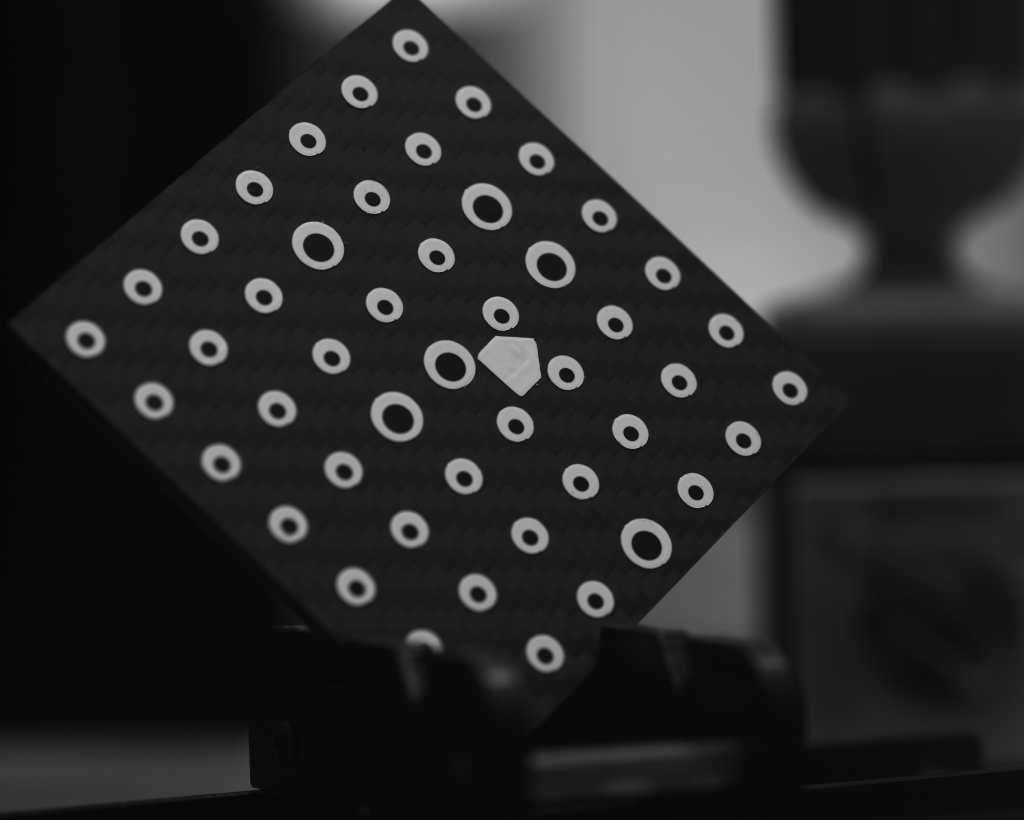
#> input picture data/calibrate/imgs/leftcamera/Cam2_1.jpg, 5120 x 4096 px (shown at 1/5 size); its folder holds 4 pictures in this run
$ jupyter execute --allow-errors calibration_sift.ipynb
#> lines starting #> are read from the running program, lines starting #| are printed output that depends on the picture
[cell 1]
import cv2
import numpy as np
import os

# Путь к изображениям
LEFT_PATH = '../data/calibrate/imgs/leftcamera'
RIGHT_PATH = '../data/calibrate/imgs/rightcamera'

# Чтение изображений
left_images = [cv2.imread(os.path.join(LEFT_PATH, fname)) for fname in os.listdir(LEFT_PATH)]
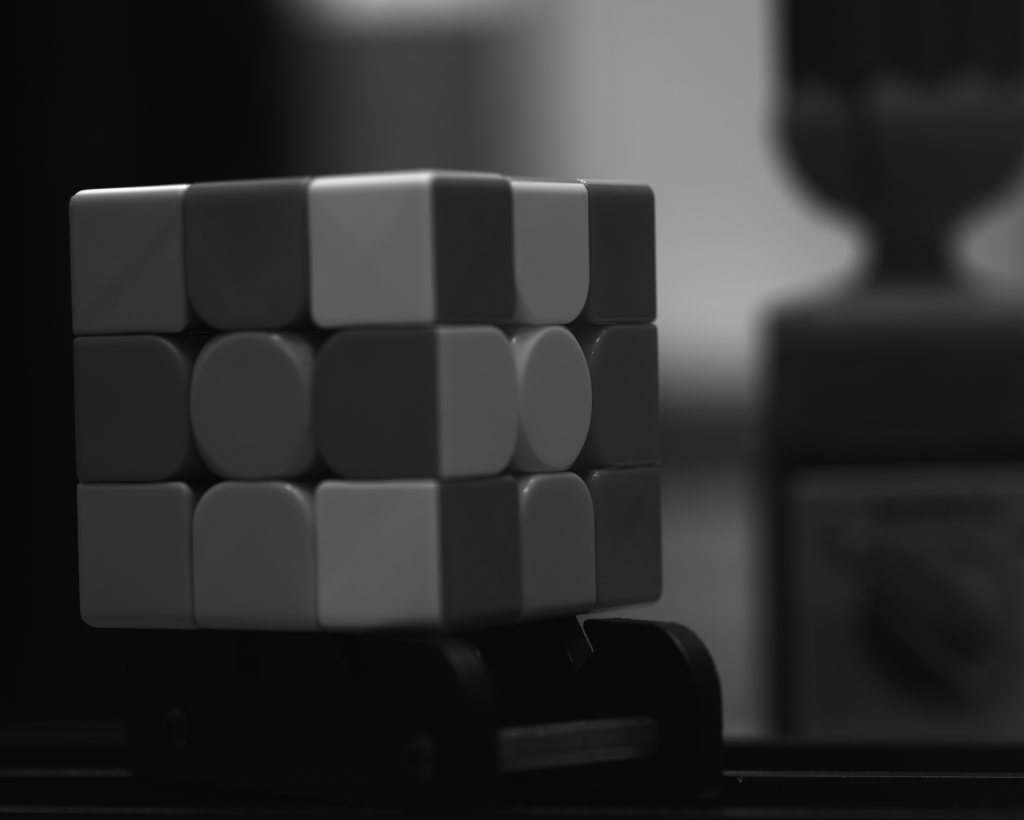
#> input picture data/calibrate/imgs/leftcamera/Cam2_11.jpg, 5120 x 4096 px (shown at 1/5 size)
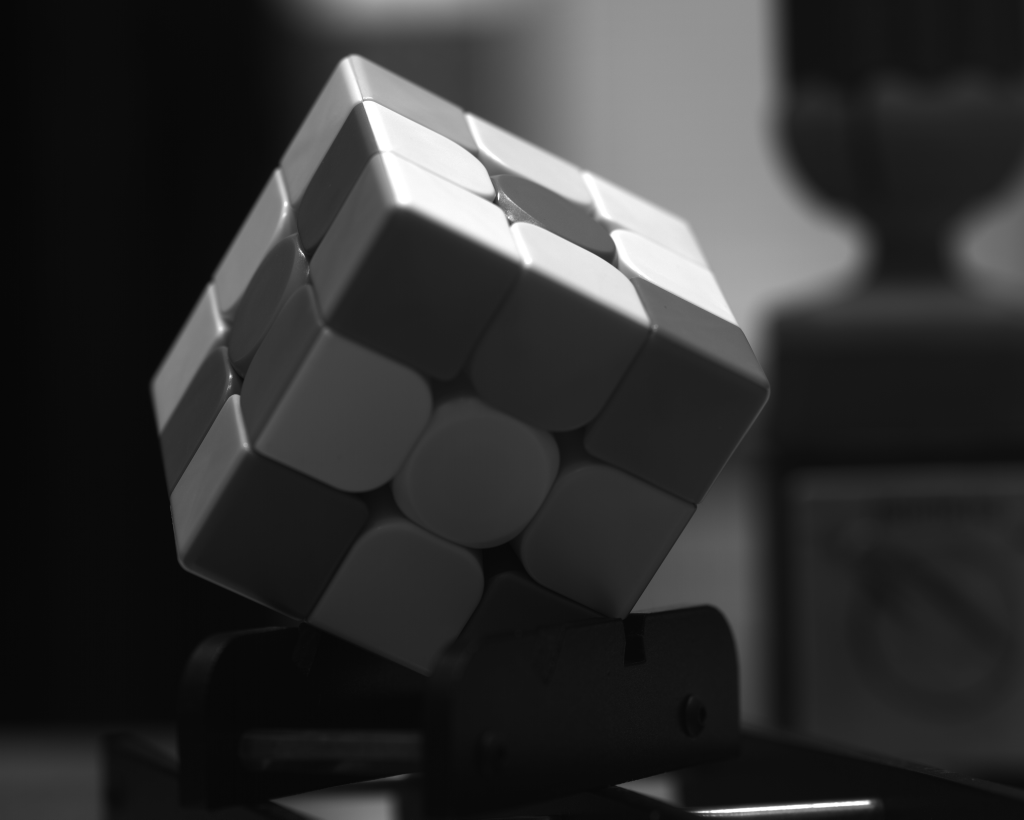
#> input picture data/calibrate/imgs/leftcamera/Cam2_12.jpg, 5120 x 4096 px (shown at 1/5 size)
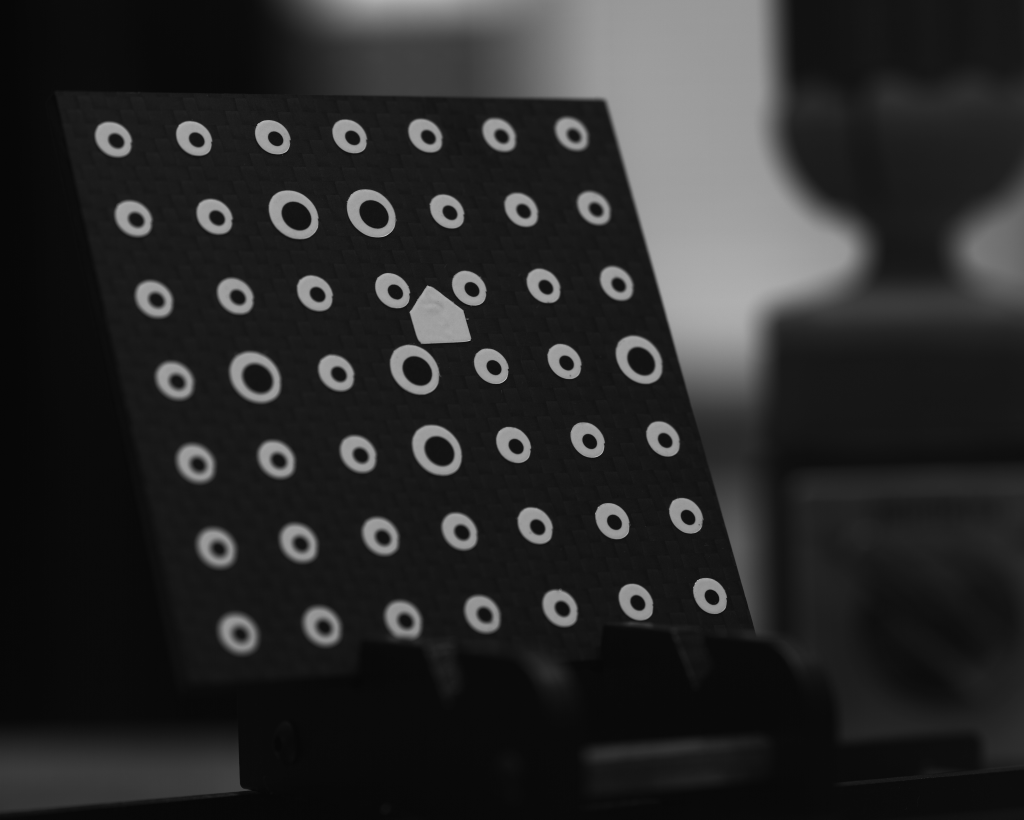
#> input picture data/calibrate/imgs/leftcamera/Cam2_2.jpg, 5120 x 4096 px (shown at 1/5 size)
#> (the rest of this cell did not finish here and is left out)
